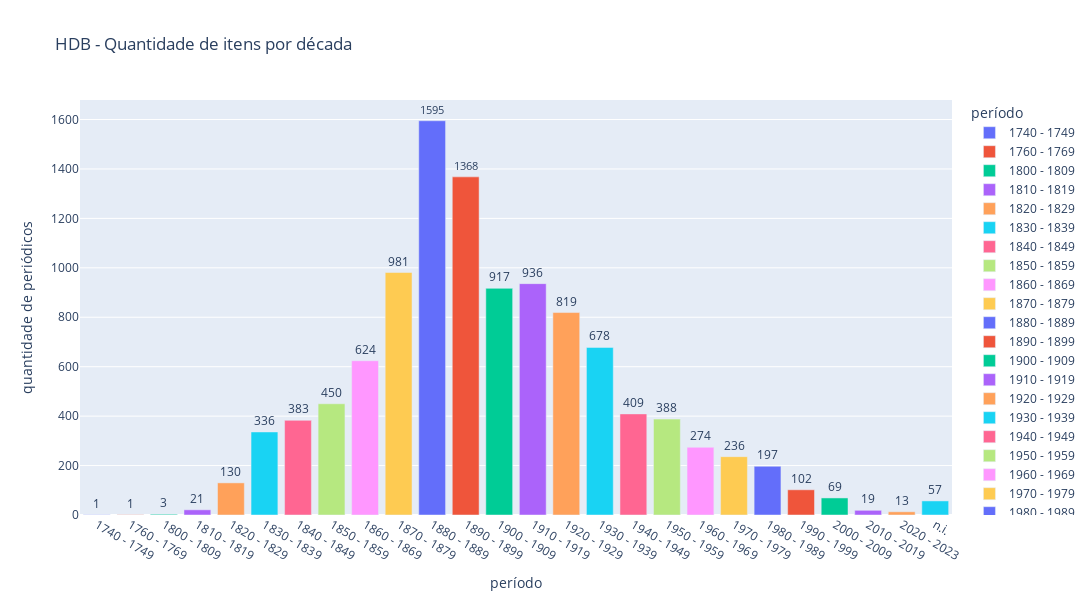

Write notebook code for a chart like this one.
### Code cell
# criar gráfico de barras com a quantidade de itens por década
fig = px.bar(df, x='período', y=' quantidade de periódicos', color='período', title='HDB - Quantidade de itens por década')
# add values in bars
fig.update_traces(texttemplate='%{value}', textposition='outside')
# define o tamanho da figura
fig.update_layout(height=600, width=1200)
fig.show()

### Figure 1 — Plotly figure (JSON) as saved in the notebook; plotly's stock layout.template omitted (floating-point values rounded to 4 significant figures)
{"data": [{"alignmentgroup": "True", "hovertemplate": "período=%{x}<br> quantidade de periódicos=%{y}<extra></extra>", "legendgroup": "1740 - 1749", "marker": {"color": "#636efa", "pattern": {"shape": ""}}, "name": "1740 - 1749", "offsetgroup": "1740 - 1749", "orientation": "v", "showlegend": true, "textposition": "outside", "texttemplate": "%{value}", "type": "bar", "x": ["1740 - 1749"], "xaxis": "x", "y": [1], "yaxis": "y"}, {"alignmentgroup": "True", "hovertemplate": "período=%{x}<br> quantidade de periódicos=%{y}<extra></extra>", "legendgroup": "1760 - 1769", "marker": {"color": "#EF553B", "pattern": {"shape": ""}}, "name": "1760 - 1769", "offsetgroup": "1760 - 1769", "orientation": "v", "showlegend": true, "textposition": "outside", "texttemplate": "%{value}", "type": "bar", "x": ["1760 - 1769"], "xaxis": "x", "y": [1], "yaxis": "y"}, {"alignmentgroup": "True", "hovertemplate": "período=%{x}<br> quantidade de periódicos=%{y}<extra></extra>", "legendgroup": "1800 - 1809", "marker": {"color": "#00cc96", "pattern": {"shape": ""}}, "name": "1800 - 1809", "offsetgroup": "1800 - 1809", "orientation": "v", "showlegend": true, "textposition": "outside", "texttemplate": "%{value}", "type": "bar", "x": ["1800 - 1809"], "xaxis": "x", "y": [3], "yaxis": "y"}, {"alignmentgroup": "True", "hovertemplate": "período=%{x}<br> quantidade de periódicos=%{y}<extra></extra>", "legendgroup": "1810 - 1819", "marker": {"color": "#ab63fa", "pattern": {"shape": ""}}, "name": "1810 - 1819", "offsetgroup": "1810 - 1819", "orientation": "v", "showlegend": true, "textposition": "outside", "texttemplate": "%{value}", "type": "bar", "x": ["1810 - 1819"], "xaxis": "x", "y": [21], "yaxis": "y"}, {"alignmentgroup": "True", "hovertemplate": "período=%{x}<br> quantidade de periódicos=%{y}<extra></extra>", "legendgroup": "1820 - 1829", "marker": {"color": "#FFA15A", "pattern": {"shape": ""}}, "name": "1820 - 1829", "offsetgroup": "1820 - 1829", "orientation": "v", "showlegend": true, "textposition": "outside", "texttemplate": "%{value}", "type": "bar", "x": ["1820 - 1829"], "xaxis": "x", "y": [130], "yaxis": "y"}, {"alignmentgroup": "True", "hovertemplate": "período=%{x}<br> quantidade de periódicos=%{y}<extra></extra>", "legendgroup": "1830 - 1839", "marker": {"color": "#19d3f3", "pattern": {"shape": ""}}, "name": "1830 - 1839", "offsetgroup": "1830 - 1839", "orientation": "v", "showlegend": true, "textposition": "outside", "texttemplate": "%{value}", "type": "bar", "x": ["1830 - 1839"], "xaxis": "x", "y": [336], "yaxis": "y"}, {"alignmentgroup": "True", "hovertemplate": "período=%{x}<br> quantidade de periódicos=%{y}<extra></extra>", "legendgroup": "1840 - 1849", "marker": {"color": "#FF6692", "pattern": {"shape": ""}}, "name": "1840 - 1849", "offsetgroup": "1840 - 1849", "orientation": "v", "showlegend": true, "textposition": "outside", "texttemplate": "%{value}", "type": "bar", "x": ["1840 - 1849"], "xaxis": "x", "y": [383], "yaxis": "y"}, {"alignmentgroup": "True", "hovertemplate": "período=%{x}<br> quantidade de periódicos=%{y}<extra></extra>", "legendgroup": "1850 - 1859", "marker": {"color": "#B6E880", "pattern": {"shape": ""}}, "name": "1850 - 1859", "offsetgroup": "1850 - 1859", "orientation": "v", "showlegend": true, "textposition": "outside", "texttemplate": "%{value}", "type": "bar", "x": ["1850 - 1859"], "xaxis": "x", "y": [450], "yaxis": "y"}, {"alignmentgroup": "True", "hovertemplate": "período=%{x}<br> quantidade de periódicos=%{y}<extra></extra>", "legendgroup": "1860 - 1869", "marker": {"color": "#FF97FF", "pattern": {"shape": ""}}, "name": "1860 - 1869", "offsetgroup": "1860 - 1869", "orientation": "v", "showlegend": true, "textposition": "outside", "texttemplate": "%{value}", "type": "bar", "x": ["1860 - 1869"], "xaxis": "x", "y": [624], "yaxis": "y"}, {"alignmentgroup": "True", "hovertemplate": "período=%{x}<br> quantidade de periódicos=%{y}<extra></extra>", "legendgroup": "1870 - 1879", "marker": {"color": "#FECB52", "pattern": {"shape": ""}}, "name": "1870 - 1879", "offsetgroup": "1870 - 1879", "orientation": "v", "showlegend": true, "textposition": "outside", "texttemplate": "%{value}", "type": "bar", "x": ["1870 - 1879"], "xaxis": "x", "y": [981], "yaxis": "y"}, {"alignmentgroup": "True", "hovertemplate": "período=%{x}<br> quantidade de periódicos=%{y}<extra></extra>", "legendgroup": "1880 - 1889", "marker": {"color": "#636efa", "pattern": {"shape": ""}}, "name": "1880 - 1889", "offsetgroup": "1880 - 1889", "orientation": "v", "showlegend": true, "textposition": "outside", "texttemplate": "%{value}", "type": "bar", "x": ["1880 - 1889"], "xaxis": "x", "y": [1595], "yaxis": "y"}, {"alignmentgroup": "True", "hovertemplate": "período=%{x}<br> quantidade de periódicos=%{y}<extra></extra>", "legendgroup": "1890 - 1899", "marker": {"color": "#EF553B", "pattern": {"shape": ""}}, "name": "1890 - 1899", "offsetgroup": "1890 - 1899", "orientation": "v", "showlegend": true, "textposition": "outside", "texttemplate": "%{value}", "type": "bar", "x": ["1890 - 1899"], "xaxis": "x", "y": [1368], "yaxis": "y"}, {"alignmentgroup": "True", "hovertemplate": "período=%{x}<br> quantidade de periódicos=%{y}<extra></extra>", "legendgroup": "1900 - 1909", "marker": {"color": "#00cc96", "pattern": {"shape": ""}}, "name": "1900 - 1909", "offsetgroup": "1900 - 1909", "orientation": "v", "showlegend": true, "textposition": "outside", "texttemplate": "%{value}", "type": "bar", "x": ["1900 - 1909"], "xaxis": "x", "y": [917], "yaxis": "y"}, {"alignmentgroup": "True", "hovertemplate": "período=%{x}<br> quantidade de periódicos=%{y}<extra></extra>", "legendgroup": "1910 - 1919", "marker": {"color": "#ab63fa", "pattern": {"shape": ""}}, "name": "1910 - 1919", "offsetgroup": "1910 - 1919", "orientation": "v", "showlegend": true, "textposition": "outside", "texttemplate": "%{value}", "type": "bar", "x": ["1910 - 1919"], "xaxis": "x", "y": [936], "yaxis": "y"}, {"alignmentgroup": "True", "hovertemplate": "período=%{x}<br> quantidade de periódicos=%{y}<extra></extra>", "legendgroup": "1920 - 1929", "marker": {"color": "#FFA15A", "pattern": {"shape": ""}}, "name": "1920 - 1929", "offsetgroup": "1920 - 1929", "orientation": "v", "showlegend": true, "textposition": "outside", "texttemplate": "%{value}", "type": "bar", "x": ["1920 - 1929"], "xaxis": "x", "y": [819], "yaxis": "y"}, {"alignmentgroup": "True", "hovertemplate": "período=%{x}<br> quantidade de periódicos=%{y}<extra></extra>", "legendgroup": "1930 - 1939", "marker": {"color": "#19d3f3", "pattern": {"shape": ""}}, "name": "1930 - 1939", "offsetgroup": "1930 - 1939", "orientation": "v", "showlegend": true, "textposition": "outside", "texttemplate": "%{value}", "type": "bar", "x": ["1930 - 1939"], "xaxis": "x", "y": [678], "yaxis": "y"}, {"alignmentgroup": "True", "hovertemplate": "período=%{x}<br> quantidade de periódicos=%{y}<extra></extra>", "legendgroup": "1940 - 1949", "marker": {"color": "#FF6692", "pattern": {"shape": ""}}, "name": "1940 - 1949", "offsetgroup": "1940 - 1949", "orientation": "v", "showlegend": true, "textposition": "outside", "texttemplate": "%{value}", "type": "bar", "x": ["1940 - 1949"], "xaxis": "x", "y": [409], "yaxis": "y"}, {"alignmentgroup": "True", "hovertemplate": "período=%{x}<br> quantidade de periódicos=%{y}<extra></extra>", "legendgroup": "1950 - 1959", "marker": {"color": "#B6E880", "pattern": {"shape": ""}}, "name": "1950 - 1959", "offsetgroup": "1950 - 1959", "orientation": "v", "showlegend": true, "textposition": "outside", "texttemplate": "%{value}", "type": "bar", "x": ["1950 - 1959"], "xaxis": "x", "y": [388], "yaxis": "y"}, {"alignmentgroup": "True", "hovertemplate": "período=%{x}<br> quantidade de periódicos=%{y}<extra></extra>", "legendgroup": "1960 - 1969", "marker": {"color": "#FF97FF", "pattern": {"shape": ""}}, "name": "1960 - 1969", "offsetgroup": "1960 - 1969", "orientation": "v", "showlegend": true, "textposition": "outside", "texttemplate": "%{value}", "type": "bar", "x": ["1960 - 1969"], "xaxis": "x", "y": [274], "yaxis": "y"}, {"alignmentgroup": "True", "hovertemplate": "período=%{x}<br> quantidade de periódicos=%{y}<extra></extra>", "legendgroup": "1970 - 1979", "marker": {"color": "#FECB52", "pattern": {"shape": ""}}, "name": "1970 - 1979", "offsetgroup": "1970 - 1979", "orientation": "v", "showlegend": true, "textposition": "outside", "texttemplate": "%{value}", "type": "bar", "x": ["1970 - 1979"], "xaxis": "x", "y": [236], "yaxis": "y"}, {"alignmentgroup": "True", "hovertemplate": "período=%{x}<br> quantidade de periódicos=%{y}<extra></extra>", "legendgroup": "1980 - 1989", "marker": {"color": "#636efa", "pattern": {"shape": ""}}, "name": "1980 - 1989", "offsetgroup": "1980 - 1989", "orientation": "v", "showlegend": true, "textposition": "outside", "texttemplate": "%{value}", "type": "bar", "x": ["1980 - 1989"], "xaxis": "x", "y": [197], "yaxis": "y"}, {"alignmentgroup": "True", "hovertemplate": "período=%{x}<br> quantidade de periódicos=%{y}<extra></extra>", "legendgroup": "1990 - 1999", "marker": {"color": "#EF553B", "pattern": {"shape": ""}}, "name": "1990 - 1999", "offsetgroup": "1990 - 1999", "orientation": "v", "showlegend": true, "textposition": "outside", "texttemplate": "%{value}", "type": "bar", "x": ["1990 - 1999"], "xaxis": "x", "y": [102], "yaxis": "y"}, {"alignmentgroup": "True", "hovertemplate": "período=%{x}<br> quantidade de periódicos=%{y}<extra></extra>", "legendgroup": "2000 - 2009", "marker": {"color": "#00cc96", "pattern": {"shape": ""}}, "name": "2000 - 2009", "offsetgroup": "2000 - 2009", "orientation": "v", "showlegend": true, "textposition": "outside", "texttemplate": "%{value}", "type": "bar", "x": ["2000 - 2009"], "xaxis": "x", "y": [69], "yaxis": "y"}, {"alignmentgroup": "True", "hovertemplate": "período=%{x}<br> quantidade de periódicos=%{y}<extra></extra>", "legendgroup": "2010 - 2019", "marker": {"color": "#ab63fa", "pattern": {"shape": ""}}, "name": "2010 - 2019", "offsetgroup": "2010 - 2019", "orientation": "v", "showlegend": true, "textposition": "outside", "texttemplate": "%{value}", "type": "bar", "x": ["2010 - 2019"], "xaxis": "x", "y": [19], "yaxis": "y"}, {"alignmentgroup": "True", "hovertemplate": "período=%{x}<br> quantidade de periódicos=%{y}<extra></extra>", "legendgroup": "2020 - 2023", "marker": {"color": "#FFA15A", "pattern": {"shape": ""}}, "name": "2020 - 2023", "offsetgroup": "2020 - 2023", "orientation": "v", "showlegend": true, "textposition": "outside", "texttemplate": "%{value}", "type": "bar", "x": ["2020 - 2023"], "xaxis": "x", "y": [13], "yaxis": "y"}, {"alignmentgroup": "True", "hovertemplate": "período=%{x}<br> quantidade de periódicos=%{y}<extra></extra>", "legendgroup": "n.i.", "marker": {"color": "#19d3f3", "pattern": {"shape": ""}}, "name": "n.i.", "offsetgroup": "n.i.", "orientation": "v", "showlegend": true, "textposition": "outside", "texttemplate": "%{value}", "type": "bar", "x": ["n.i."], "xaxis": "x", "y": [57], "yaxis": "y"}], "layout": {"barmode": "relative", "height": 600, "legend": {"title": {"text": "período"}, "tracegroupgap": 0}, "title": {"text": "HDB - Quantidade de itens por década"}, "width": 1200, "xaxis": {"anchor": "y", "categoryarray": ["1740 - 1749", "1760 - 1769", "1800 - 1809", "1810 - 1819", "1820 - 1829", "1830 - 1839", "1840 - 1849", "1850 - 1859", "1860 - 1869", "1870 - 1879", "1880 - 1889", "1890 - 1899", "1900 - 1909", "1910 - 1919", "1920 - 1929", "1930 - 1939", "1940 - 1949", "1950 - 1959", "1960 - 1969", "1970 - 1979", "1980 - 1989", "1990 - 1999", "2000 - 2009", "2010 - 2019", "2020 - 2023", "n.i."], "categoryorder": "array", "domain": [0, 1], "title": {"text": "período"}}, "yaxis": {"anchor": "x", "domain": [0, 1], "title": {"text": " quantidade de periódicos"}}}}
